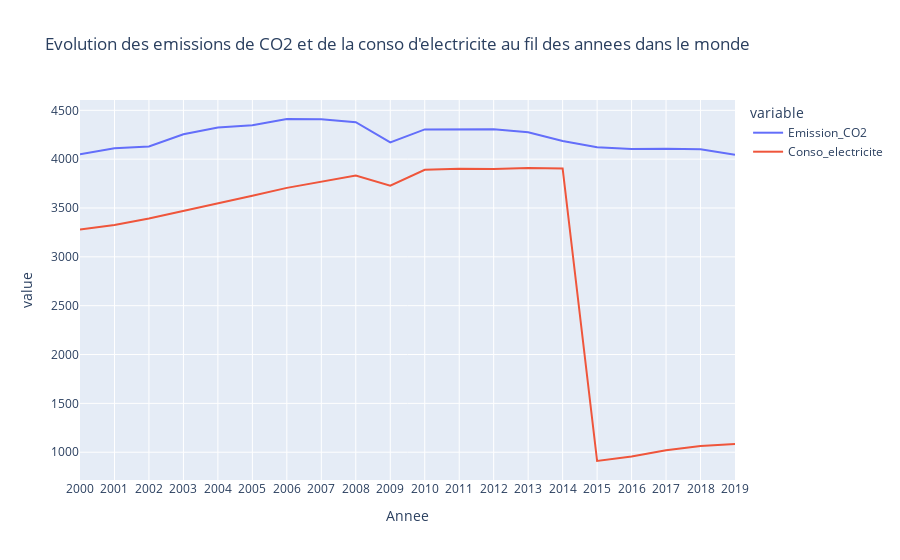

The notebook cell saved with this chart:
### Code cell
liste_indicateurs = []
liste_em = []
liste_conso = []
liste_annees = []

for year in list(pd.unique(data.year)):
    moyenne_em_sur_conso = np.mean(data[data.year==year]["Emission_sur_conso"])
    em = np.mean(emission[emission.year==year]["Emission_CO2_tonnes_hbt"])
    em = em * 1000
    conso = np.mean(conso_elec[conso_elec.year==year]["Conso_elec_KWh_hbt"])
    liste_annees.append(year)
    liste_indicateurs.append(moyenne_em_sur_conso)
    liste_em.append(em)
    liste_conso.append(conso)
    
tab_em_sur_conso = pd.DataFrame({"Year":liste_annees,
                               "Emission_sur_conso":liste_indicateurs,
                               "Emission_CO2":liste_em,
                               "Conso_electricite":liste_conso})

tab_em_sur_conso = tab_em_sur_conso.dropna()

px.line(
    tab_em_sur_conso,
    x="Year",
    y=["Emission_CO2","Conso_electricite"],
    title="Evolution des emissions de CO2 et de la conso d'electricite au fil des annees dans le monde",
    labels={"Year": "Annee"}
)

### Figure 1 — Plotly figure (JSON) as saved in the notebook; plotly's stock layout.template omitted (floating-point values rounded to 4 significant figures)
{"data": [{"hovertemplate": "variable=Emission_CO2<br>Annee=%{x}<br>value=%{y}<extra></extra>", "legendgroup": "Emission_CO2", "line": {"color": "#636efa", "dash": "solid"}, "marker": {"symbol": "circle"}, "mode": "lines", "name": "Emission_CO2", "orientation": "v", "showlegend": true, "type": "scatter", "x": ["2000", "2001", "2002", "2003", "2004", "2005", "2006", "2007", "2008", "2009", "2010", "2011", "2012", "2013", "2014", "2015", "2016", "2017", "2018", "2019"], "xaxis": "x", "y": [4049.0, 4111.0, 4130.0, 4254.0, 4323.0, 4346.0, 4411.0, 4410.0, 4378.0, 4171.0, 4305.0, 4307.0, 4307.0, 4275.0, 4186.0, 4122.0, 4105.0, 4108.0, 4102.0, 4044.0], "yaxis": "y"}, {"hovertemplate": "variable=Conso_electricite<br>Annee=%{x}<br>value=%{y}<extra></extra>", "legendgroup": "Conso_electricite", "line": {"color": "#EF553B", "dash": "solid"}, "marker": {"symbol": "circle"}, "mode": "lines", "name": "Conso_electricite", "orientation": "v", "showlegend": true, "type": "scatter", "x": ["2000", "2001", "2002", "2003", "2004", "2005", "2006", "2007", "2008", "2009", "2010", "2011", "2012", "2013", "2014", "2015", "2016", "2017", "2018", "2019"], "xaxis": "x", "y": [3279.0, 3327.0, 3393.0, 3470.0, 3542.0, 3625.0, 3706.0, 3772.0, 3833.0, 3728.0, 3892.0, 3901.0, 3899.0, 3910.0, 3905.0, 910, 956, 1021, 1064, 1084], "yaxis": "y"}], "layout": {"legend": {"title": {"text": "variable"}, "tracegroupgap": 0}, "title": {"text": "Evolution des emissions de CO2 et de la conso d'electricite au fil des annees dans le monde"}, "xaxis": {"anchor": "y", "domain": [0, 1], "title": {"text": "Annee"}}, "yaxis": {"anchor": "x", "domain": [0, 1], "title": {"text": "value"}}}}
